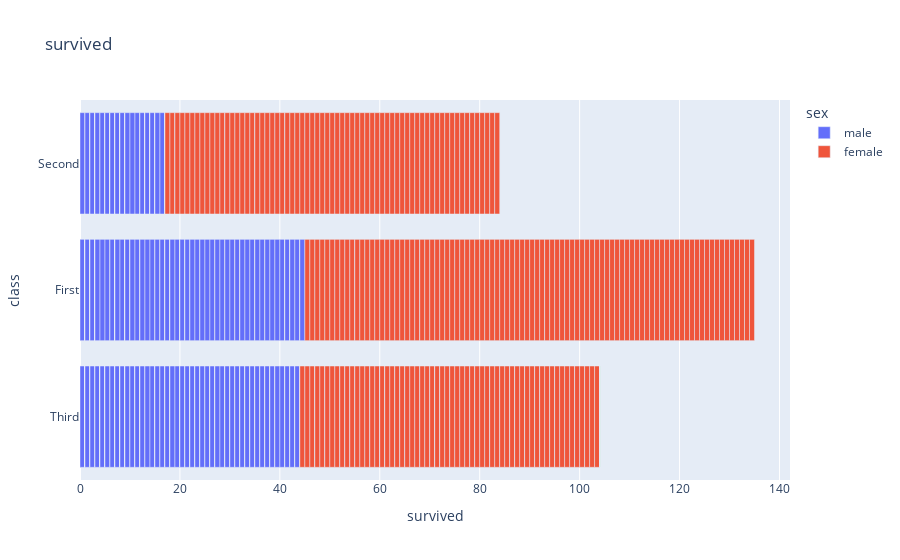

The code cell stored with this chart in its notebook:
### Code cell
# male and female class wise survival rate
import plotly.express as px

fig = px.bar(df, x="survived", y="class", color="sex", title="survived")
fig.show()

### Figure 1 — Plotly figure (JSON) as saved in the notebook; plotly's stock layout.template omitted (floating-point values rounded to 4 significant figures; data arrays with more than 128 entries replaced by an {"elided": "..."} marker saying what was removed)
{"data": [{"alignmentgroup": "True", "hovertemplate": "sex=male<br>survived=%{x}<br>class=%{y}<extra></extra>", "legendgroup": "male", "marker": {"color": "#636efa", "pattern": {"shape": ""}}, "name": "male", "offsetgroup": "male", "orientation": "h", "showlegend": true, "textposition": "auto", "type": "bar", "x": {"elided": "491 int values"}, "xaxis": "x", "y": {"elided": "491 str values"}, "yaxis": "y"}, {"alignmentgroup": "True", "hovertemplate": "sex=female<br>survived=%{x}<br>class=%{y}<extra></extra>", "legendgroup": "female", "marker": {"color": "#EF553B", "pattern": {"shape": ""}}, "name": "female", "offsetgroup": "female", "orientation": "h", "showlegend": true, "textposition": "auto", "type": "bar", "x": {"elided": "293 int values"}, "xaxis": "x", "y": {"elided": "293 str values"}, "yaxis": "y"}], "layout": {"barmode": "relative", "legend": {"title": {"text": "sex"}, "tracegroupgap": 0}, "title": {"text": "survived"}, "xaxis": {"anchor": "y", "domain": [0, 1], "title": {"text": "survived"}}, "yaxis": {"anchor": "x", "domain": [0, 1], "title": {"text": "class"}}}}
